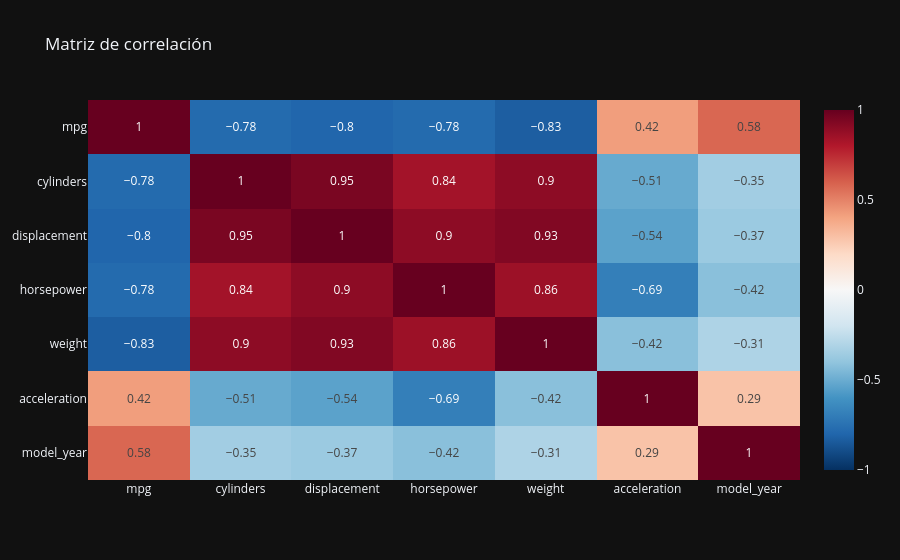

The code cell stored with this chart in its notebook:
### Code cell
# 2.6 Matriz de correlación (numéricas)
num_cols = df.select_dtypes(include='number').columns.tolist()
if len(num_cols) >= 2:
    corr = df[num_cols].corr(numeric_only=True).round(2)
    fig = px.imshow(corr, color_continuous_scale='RdBu_r', zmin=-1, zmax=1, aspect='auto',
                    text_auto=(len(num_cols) <= 12), title='Matriz de correlación')
    fig.show()
else:
    print('Pocas numéricas para correlación.')

### Figure 1 — Plotly figure (JSON) as saved in the notebook; plotly's stock layout.template omitted (floating-point values rounded to 4 significant figures)
{"data": [{"coloraxis": "coloraxis", "hovertemplate": "x: %{x}<br>y: %{y}<br>color: %{z}<extra></extra>", "name": "0", "texttemplate": "%{z}", "type": "heatmap", "x": ["mpg", "cylinders", "displacement", "horsepower", "weight", "acceleration", "model_year"], "xaxis": "x", "y": ["mpg", "cylinders", "displacement", "horsepower", "weight", "acceleration", "model_year"], "yaxis": "y", "z": [[1.0, -0.78, -0.8, -0.78, -0.83, 0.42, 0.58], [-0.78, 1.0, 0.95, 0.84, 0.9, -0.51, -0.35], [-0.8, 0.95, 1.0, 0.9, 0.93, -0.54, -0.37], [-0.78, 0.84, 0.9, 1.0, 0.86, -0.69, -0.42], [-0.83, 0.9, 0.93, 0.86, 1.0, -0.42, -0.31], [0.42, -0.51, -0.54, -0.69, -0.42, 1.0, 0.29], [0.58, -0.35, -0.37, -0.42, -0.31, 0.29, 1.0]]}], "layout": {"coloraxis": {"cmax": 1, "cmin": -1, "colorscale": [[0.0, "rgb(5,48,97)"], [0.1, "rgb(33,102,172)"], [0.2, "rgb(67,147,195)"], [0.3, "rgb(146,197,222)"], [0.4, "rgb(209,229,240)"], [0.5, "rgb(247,247,247)"], [0.6, "rgb(253,219,199)"], [0.7, "rgb(244,165,130)"], [0.8, "rgb(214,96,77)"], [0.9, "rgb(178,24,43)"], [1.0, "rgb(103,0,31)"]]}, "title": {"text": "Matriz de correlación"}, "xaxis": {"anchor": "y", "domain": [0.0, 1.0]}, "yaxis": {"anchor": "x", "autorange": "reversed", "domain": [0.0, 1.0]}}}
